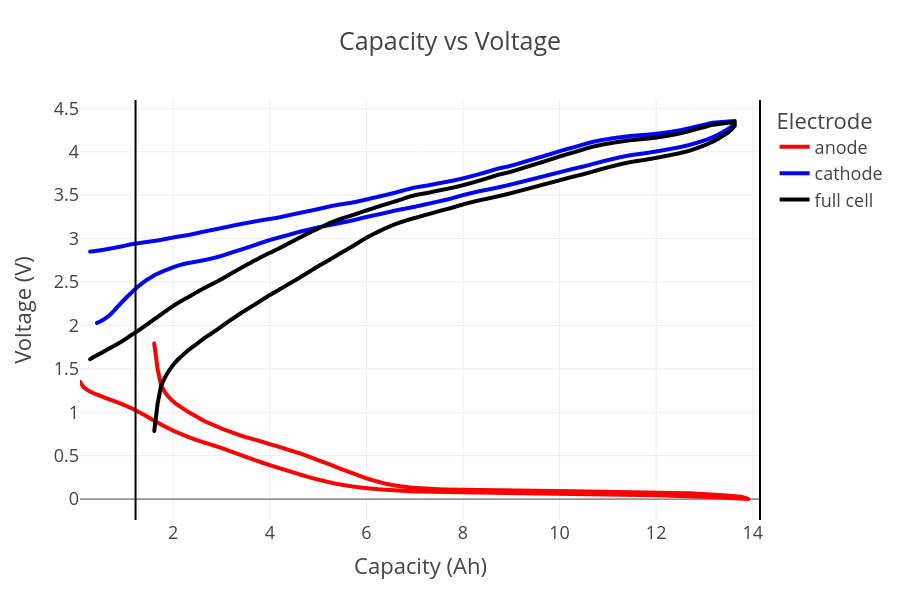

Notebook code for this chart:
### Code cell
figure = cell.get_capacity_voltage_plot(width=900, height=600)
figure.show()

### Figure 1 — Plotly figure (JSON) as saved in the notebook; plotly's stock layout.template omitted (floating-point values rounded to 4 significant figures; data arrays with more than 128 entries replaced by an {"elided": "..."} marker saying what was removed)
{"data": [{"hovertemplate": "Electrode=anode<br>Capacity (Ah)=%{x}<br>Voltage (V)=%{y}<extra></extra>", "legendgroup": "anode", "line": {"color": "red", "dash": "solid", "width": 4}, "marker": {"symbol": "circle"}, "mode": "lines", "name": "anode", "showlegend": true, "type": "scattergl", "x": {"elided": "374 float values"}, "xaxis": "x", "y": {"elided": "374 float values"}, "yaxis": "y"}, {"hovertemplate": "Electrode=cathode<br>Capacity (Ah)=%{x}<br>Voltage (V)=%{y}<extra></extra>", "legendgroup": "cathode", "line": {"color": "blue", "dash": "solid", "width": 4}, "marker": {"symbol": "circle"}, "mode": "lines", "name": "cathode", "showlegend": true, "type": "scattergl", "x": {"elided": "382 float values"}, "xaxis": "x", "y": {"elided": "382 float values"}, "yaxis": "y"}, {"hovertemplate": "Electrode=full cell<br>Capacity (Ah)=%{x}<br>Voltage (V)=%{y}<extra></extra>", "legendgroup": "full cell", "line": {"color": "black", "dash": "solid", "width": 4}, "marker": {"symbol": "circle"}, "mode": "lines", "name": "full cell", "showlegend": true, "type": "scattergl", "x": {"elided": "365 float values"}, "xaxis": "x", "y": {"elided": "365 float values"}, "yaxis": "y"}], "layout": {"height": 600, "legend": {"title": {"text": "Electrode"}, "tracegroupgap": 0}, "shapes": [{"line": {"color": "black", "width": 2}, "type": "line", "x0": 14.15, "x1": 14.15, "xref": "x", "y0": 0, "y1": 1, "yref": "y domain"}, {"line": {"color": "black", "width": 2}, "type": "line", "x0": 1.22, "x1": 1.22, "xref": "x", "y0": 0, "y1": 1, "yref": "y domain"}], "title": {"text": "Capacity vs Voltage"}, "width": 900, "xaxis": {"anchor": "y", "domain": [0, 1], "title": {"text": "Capacity (Ah)"}}, "yaxis": {"anchor": "x", "domain": [0, 1], "title": {"text": "Voltage (V)"}}}}
